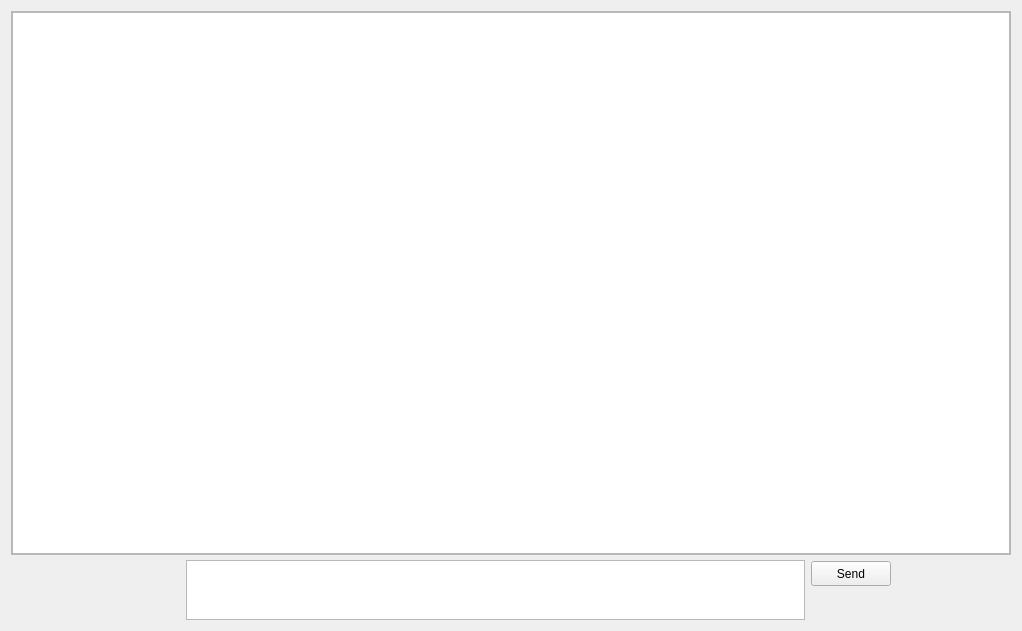
<?xml version="1.0" encoding="UTF-8"?>
<ui version="4.0">
 <class>Form</class>
 <widget class="QWidget" name="Form">
  <property name="geometry">
   <rect>
    <x>0</x>
    <y>0</y>
    <width>1022</width>
    <height>631</height>
   </rect>
  </property>
  <property name="windowTitle">
   <string>Form</string>
  </property>
  <layout class="QVBoxLayout" name="verticalLayout_2">
   <item>
    <layout class="QGridLayout" name="gridLayout">
     <property name="horizontalSpacing">
      <number>0</number>
     </property>
     <property name="verticalSpacing">
      <number>5</number>
     </property>
     <item row="1" column="2">
      <layout class="QVBoxLayout" name="verticalLayout">
       <property name="spacing">
        <number>0</number>
       </property>
       <property name="sizeConstraint">
        <enum>QLayout::SetFixedSize</enum>
       </property>
       <property name="leftMargin">
        <number>6</number>
       </property>
       <property name="rightMargin">
        <number>0</number>
       </property>
       <property name="bottomMargin">
        <number>0</number>
       </property>
       <item>
        <widget class="QPushButton" name="sendButton">
         <property name="sizePolicy">
          <sizepolicy hsizetype="Fixed" vsizetype="Fixed">
           <horstretch>0</horstretch>
           <verstretch>0</verstretch>
          </sizepolicy>
         </property>
         <property name="minimumSize">
          <size>
           <width>42</width>
           <height>25</height>
          </size>
         </property>
         <property name="text">
          <string>Send</string>
         </property>
        </widget>
       </item>
       <item>
        <spacer name="verticalSpacer">
         <property name="orientation">
          <enum>Qt::Vertical</enum>
         </property>
         <property name="sizeType">
          <enum>QSizePolicy::Fixed</enum>
         </property>
         <property name="sizeHint" stdset="0">
          <size>
           <width>200</width>
           <height>33</height>
          </size>
         </property>
        </spacer>
       </item>
      </layout>
     </item>
     <item row="1" column="1">
      <widget class="ChatTextEdit" name="chatEdit">
       <property name="maximumSize">
        <size>
         <width>65536</width>
         <height>60</height>
        </size>
       </property>
       <property name="baseSize">
        <size>
         <width>0</width>
         <height>0</height>
        </size>
       </property>
      </widget>
     </item>
     <item row="1" column="0">
      <spacer name="horizontalSpacer">
       <property name="orientation">
        <enum>Qt::Horizontal</enum>
       </property>
       <property name="sizeType">
        <enum>QSizePolicy::Fixed</enum>
       </property>
       <property name="sizeHint" stdset="0">
        <size>
         <width>175</width>
         <height>20</height>
        </size>
       </property>
      </spacer>
     </item>
     <item row="0" column="0" colspan="3">
      <widget class="QFrame" name="frame">
       <property name="frameShape">
        <enum>QFrame::StyledPanel</enum>
       </property>
       <property name="frameShadow">
        <enum>QFrame::Raised</enum>
       </property>
       <layout class="QHBoxLayout" name="horizontalLayout">
        <property name="spacing">
         <number>0</number>
        </property>
        <property name="leftMargin">
         <number>0</number>
        </property>
        <property name="topMargin">
         <number>0</number>
        </property>
        <property name="rightMargin">
         <number>0</number>
        </property>
        <property name="bottomMargin">
         <number>0</number>
        </property>
        <item>
         <widget class="QTableView" name="tableView">
          <property name="focusPolicy">
           <enum>Qt::StrongFocus</enum>
          </property>
          <property name="editTriggers">
           <set>QAbstractItemView::AllEditTriggers</set>
          </property>
          <property name="selectionMode">
           <enum>QAbstractItemView::NoSelection</enum>
          </property>
          <property name="textElideMode">
           <enum>Qt::ElideNone</enum>
          </property>
          <property name="showGrid">
           <bool>false</bool>
          </property>
          <property name="wordWrap">
           <bool>true</bool>
          </property>
          <attribute name="horizontalHeaderVisible">
           <bool>false</bool>
          </attribute>
          <attribute name="verticalHeaderVisible">
           <bool>false</bool>
          </attribute>
         </widget>
        </item>
       </layout>
      </widget>
     </item>
    </layout>
   </item>
  </layout>
 </widget>
 <customwidgets>
  <customwidget>
   <class>ChatTextEdit</class>
   <extends>QPlainTextEdit</extends>
   <header>Chat/ChatTextEdit.h</header>
  </customwidget>
 </customwidgets>
 <resources/>
 <connections/>
</ui>
